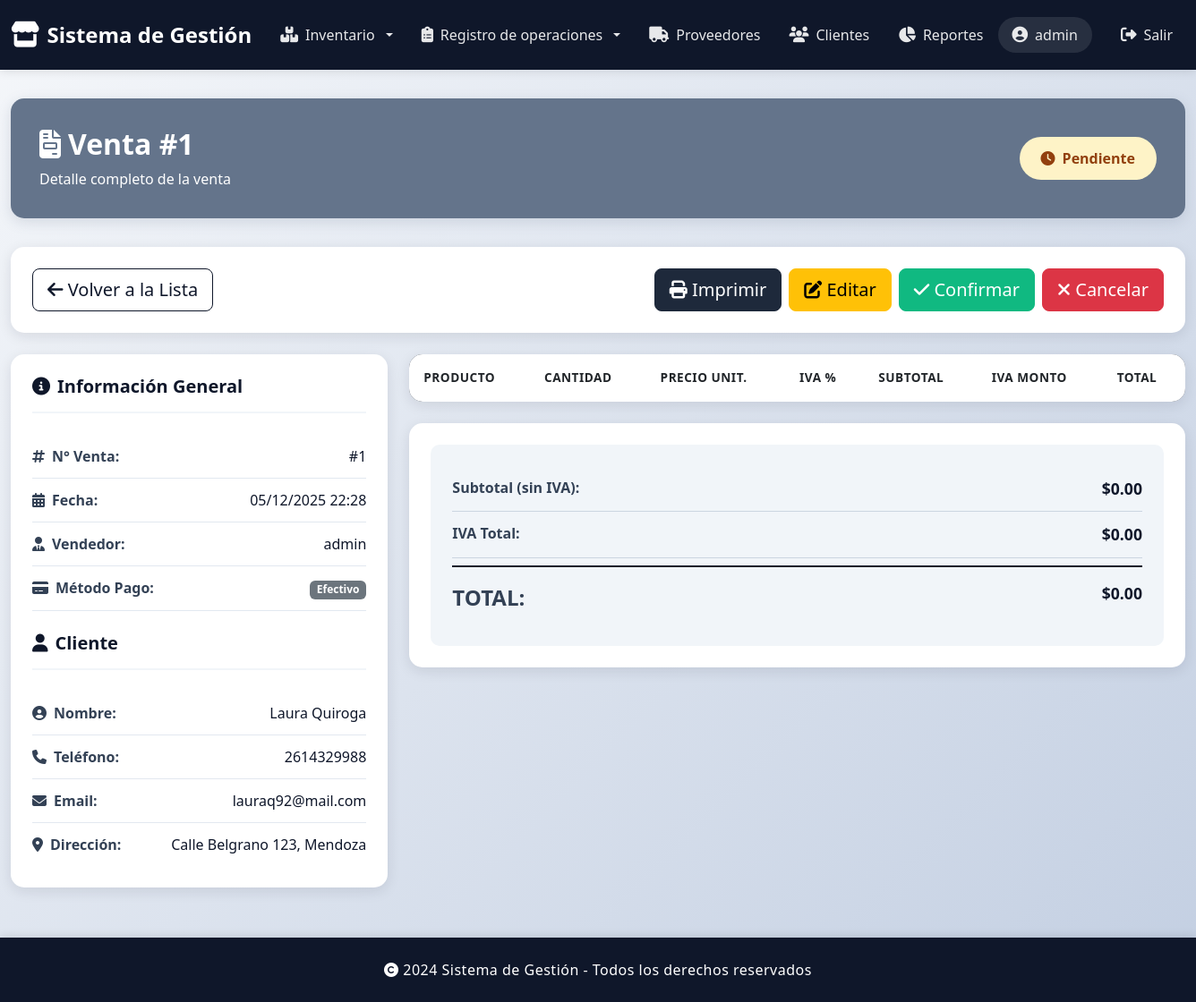
/ventas/detalle/1/ (signed in), run on an earlier commit of the app's database.
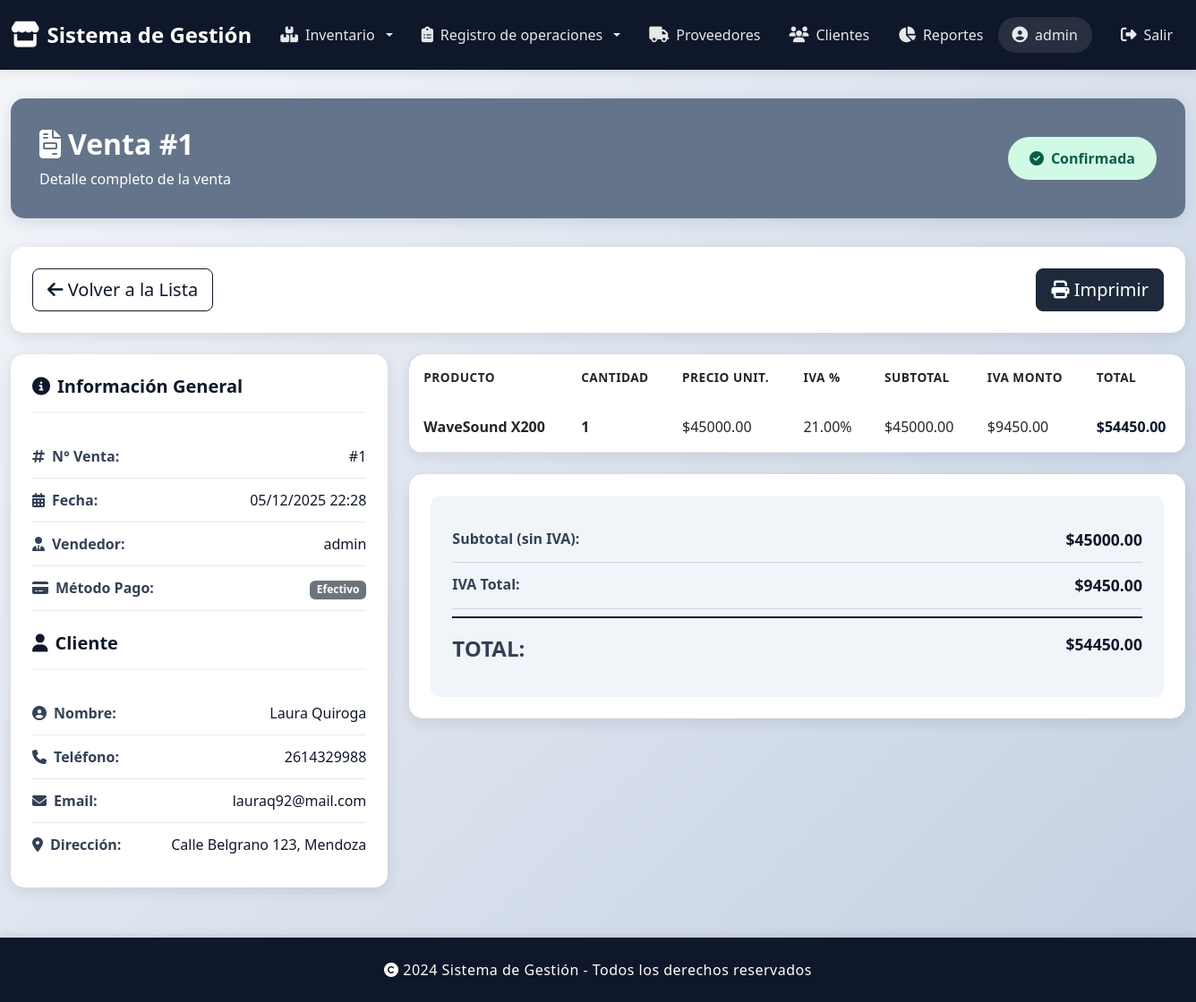
And on a later commit of the database.
### gestionVentas/models.py (models this page shows, shortened)
class Venta(models.Model):
    METODO_PAGO_CHOICES = [
        ('EFECTIVO', 'Efectivo'),
        ('TARJETA', 'Tarjeta'),
        ('TRANSFERENCIA', 'Transferencia'),
        ('MERCADOPAGO', 'MercadoPago'),
    ]
    ESTADO_PENDIENTE = 'PENDIENTE'
    ESTADO_CONFIRMADA = 'CONFIRMADA'
    ESTADO_CANCELADA = 'CANCELADA'
    ESTADOS_CHOICES = [
        (ESTADO_PENDIENTE, 'Pendiente'),
        (ESTADO_CONFIRMADA, 'Confirmada'),
        (ESTADO_CANCELADA, 'Cancelada'),
    ]
    idVenta = models.AutoField(primary_key=True)
    cliente = models.ForeignKey(Cliente, on_delete=models.PROTECT, related_name='ventas')
    usuario = models.ForeignKey(Usuario, on_delete=models.PROTECT, related_name='ventas_realizadas')
    fecha_venta = models.DateTimeField(auto_now_add=True)
    metodo_pago = models.CharField(max_length=20, choices=METODO_PAGO_CHOICES, default='EFECTIVO')
    total = models.DecimalField(max_digits=12, decimal_places=2, default=Decimal('0.00'))
    total_con_iva = models.DecimalField(max_digits=12, decimal_places=2, default=Decimal('0.00'))
    iva_total = models.DecimalField(max_digits=12, decimal_places=2, default=Decimal('0.00'))
    estado = models.CharField(max_length=15, choices=ESTADOS_CHOICES, default=ESTADO_PENDIENTE)
    observaciones = models.TextField(null=True, max_length=200, blank=True)
    class Meta:
        verbose_name = 'Venta'
        verbose_name_plural = 'Ventas'
        ordering = ['-fecha_venta']

class DetalleVenta(models.Model):
    idDetalleVenta = models.AutoField(primary_key=True)
    venta = models.ForeignKey(Venta, on_delete=models.CASCADE, related_name='detalles')
    producto = models.ForeignKey(Productos, on_delete=models.PROTECT, related_name='detalles_venta')
    cantidad = models.IntegerField(default=1)
    precio_unitario = models.DecimalField(max_digits=12, decimal_places=2)
    iva_porcentaje = models.DecimalField(max_digits=6, decimal_places=2, default=Decimal('0.00'))
    iva_monto = models.DecimalField(max_digits=12, decimal_places=2, default=Decimal('0.00'))
    subtotal_con_iva = models.DecimalField(max_digits=12, decimal_places=2, default=Decimal('0.00'))
    observacion = models.TextField(max_length=100, null=True, blank=True)
    class Meta:
        verbose_name = 'Detalle de venta'
        verbose_name_plural = 'Detalles de venta'
    @property
    def subtotal(self):
        if not self.cantidad or not self.precio_unitario:
            return Decimal('0.00')
        return (Decimal(self.cantidad) * Decimal(self.precio_unitario))

### gestionUsuarios/models.py (models this page shows, shortened)
class Usuario(models.Model):
    user = models.OneToOneField(User, on_delete=models.CASCADE)  # ← AGRÉGALO
    rol = models.ForeignKey(Rol, on_delete=models.SET_NULL, null=True, related_name='usuarios')
    fecha_registro = models.DateTimeField(auto_now_add=True)
    activo = models.BooleanField(default=True)

### gestionClientes/models.py (models this page shows, shortened)
class Cliente(models.Model):
    idCliente = models.AutoField(primary_key=True)
    nombre = models.CharField(max_length=100)
    apellido = models.CharField(max_length=100)
    dni = models.CharField(max_length=20, unique=True)
    email = models.EmailField(blank=True)
    telefono = models.CharField(max_length=20, blank=True)
    direccion = models.CharField(max_length=200, blank=True)
    fecha_registro = models.DateTimeField(auto_now_add=True)
    activo = models.BooleanField(default=True)
    class Meta:
        verbose_name = 'Cliente'
        verbose_name_plural = 'Clientes'
    def nombre_completo(self):
        return f"{self.nombre} {self.apellido}"

### gestionProductos/models.py (models this page shows, shortened)
class Productos(models.Model):
    IVA_21 = 21.00
    IVA_105 = 10.50
    IVA_27 = 27.00
    IVA_0 = 0.00
    OPCIONES_IVA = [
        (IVA_21, "21%"),
        (IVA_105, "10.5%"),
        (IVA_27, "27%"),
        (IVA_0, "Exento (0%)"),
    ]
    idProducto = models.AutoField(primary_key=True)
    codProducto = models.CharField(max_length=10)
    nombre = models.CharField(max_length=150)
    descripcion = models.TextField()
    imgUrl = models.CharField(max_length=500, default='')
    precioUnitario = models.DecimalField(max_digits=18, decimal_places=2)
    idMarca = models.ForeignKey(Marca, on_delete=models.DO_NOTHING, related_name='Marca')
    idCategoria = models.ForeignKey(Categoria, on_delete=models.DO_NOTHING, related_name='Categoria')
    stock = models.IntegerField(default=0)
    activo = models.BooleanField(default=True)
    iva = models.DecimalField(
        max_digits=4,
        decimal_places=2,
        choices=OPCIONES_IVA,
        default=IVA_21
    )
    fecha_creacion = models.DateTimeField(auto_now_add=True)
    fecha_actualizacion = models.DateTimeField(auto_now=True)
    class Meta:
        verbose_name = 'Producto'
        verbose_name_plural = 'Productos'

### gestionVentas/views.py (the view)
# urls.py: path('detalle/<int:id>/', views.ventas_detalle, name='ventas_detalle'),
@login_required
def ventas_detalle(request, id):
    venta = get_object_or_404(
        Venta.objects.select_related('cliente', 'usuario'),
        idVenta=id
    )
    detalles = venta.detalles.select_related('producto').all()
    context = {
        'venta': venta,
        'detalles': detalles,
    }
    return render(request, 'ventas_detalle.html', context)

### gestionVentas/templates/ventas_detalle.html (shortened to what the changed rows need)
{% extends 'base.html' %}
{% block content %}
<div class="container-fluid detalle-container">
    <div class="page-header">
        <div class="d-flex justify-content-between align-items-center flex-wrap">
            <div>
                <h2>
                    <i class="fas fa-file-invoice"></i>
                    Venta #{{ venta.idVenta }}
                </h2>
                <p class="mb-0 mt-2">Detalle completo de la venta</p>
            </div>
            <div class="d-flex align-items-center gap-3">
                <span class="badge-estado-grande
                    {% if venta.estado == 'PENDIENTE' %}badge-pendiente
                    {% elif venta.estado == 'CONFIRMADA' %}badge-confirmada
                    {% else %}badge-cancelada{% endif %}">
                    {% if venta.estado == 'PENDIENTE' %}
                        <i class="fas fa-clock"></i> Pendiente
                    {% elif venta.estado == 'CONFIRMADA' %}
                        <i class="fas fa-check-circle"></i> Confirmada
                    {% else %}
                        <i class="fas fa-times-circle"></i> Cancelada
                    {% endif %}
                </span>
            </div>
        </div>
    </div>
    <div class="acciones-card mb-4 no-print">
        <div class="d-flex justify-content-between flex-wrap gap-2">
            <div class="d-flex gap-2">
                <button onclick="window.print()" class="btn btn-slate-secondary btn-lg">
                    <i class="fas fa-print"></i> Imprimir
                </button>
                {% if venta.estado == 'PENDIENTE' %}
                <a href="{% url 'ventas_editar' venta.idVenta %}" class="btn btn-warning btn-lg">
                    <i class="fas fa-edit"></i> Editar
                </a>
                <button type="button" class="btn btn-slate-success btn-lg"
                        data-bs-toggle="modal" data-bs-target="#modalConfirmar">
                    <i class="fas fa-check"></i> Confirmar
                </button>
                <button type="button" class="btn btn-danger btn-lg"
                        data-bs-toggle="modal" data-bs-target="#modalCancelar">
                    <i class="fas fa-times"></i> Cancelar
                </button>
                {% endif %}
            </div>
        </div>
    </div>
    <div class="row">
        <div class="col-lg-4 mb-4">
            <div class="info-card">
                <div class="info-row">
                    <span class="info-label">
                        <i class="fas fa-hashtag"></i> N° Venta:
                    </span>
                    <span class="info-value">#{{ venta.idVenta }}</span>
                </div>
                <div class="info-row">
                    <span class="info-label">
                        <i class="fas fa-calendar-alt"></i> Fecha:
                    </span>
                    <span class="info-value">{{ venta.fecha_venta|date:"d/m/Y H:i" }}</span>
                </div>
                <div class="info-row">
                    <span class="info-label">
                        <i class="fas fa-user-tie"></i> Vendedor:
                    </span>
                    <span class="info-value">{{ venta.usuario.user.username }}</span>
                </div>
                <div class="info-row">
                    <span class="info-value">
                        <span class="badge bg-secondary">{{ venta.get_metodo_pago_display }}</span>
                    </span>
                </div>
                <div class="info-row">
                    <span class="info-label">
                        <i class="fas fa-user-circle"></i> Nombre:
                    </span>
                    <span class="info-value">{{ venta.cliente.nombre_completo }}</span>
                </div>
                {% if venta.cliente.telefono %}
                <div class="info-row">
                    <span class="info-label">
                        <i class="fas fa-phone"></i> Teléfono:
                    </span>
                    <span class="info-value">{{ venta.cliente.telefono }}</span>
                </div>
                {% endif %}
                {% if venta.cliente.email %}
                <div class="info-row">
                    <span class="info-label">
                        <i class="fas fa-envelope"></i> Email:
                    </span>
                    <span class="info-value">{{ venta.cliente.email }}</span>
                </div>
                {% endif %}
                {% if venta.cliente.direccion %}
                <div class="info-row">
                    <span class="info-label">
                        <i class="fas fa-map-marker-alt"></i> Dirección:
                    </span>
                    <span class="info-value">{{ venta.cliente.direccion }}</span>
                </div>
                {% endif %}
            </div>
        </div>
        <div class="col-lg-8">
            <div class="tabla-detalle mb-4">
                <table class="table">
                    <thead>
                        <tr>
                            <th>Producto</th>
                            <th>Cantidad</th>
                            <th>Precio Unit.</th>
                            <th>IVA %</th>
                            <th>Subtotal</th>
                            <th>IVA Monto</th>
                            <th>Total</th>
                        </tr>
                    </thead>
                    <tbody>
                        {% for detalle in detalles %}
                        <tr>
                            <td>
                                <strong>{{ detalle.producto.nombre }}</strong>
                            </td>
                            <td><strong>{{ detalle.cantidad }}</strong></td>
                            <td>${{ detalle.precio_unitario|floatformat:2 }}</td>
                            <td>{{ detalle.iva_porcentaje|floatformat:2 }}%</td>
                            <td>${{ detalle.subtotal|floatformat:2 }}</td>
                            <td>${{ detalle.iva_monto|floatformat:2 }}</td>
                            <td><strong class="text-slate-primary">${{ detalle.subtotal_con_iva|floatformat:2 }}</strong></td>
                        </tr>
                        {% endfor %}
                    </tbody>
                </table>
            </div>
            <div class="totales-card">
                <div class="totales-section">
                    <div class="total-row">
                        <span class="total-label">Subtotal (sin IVA):</span>
                        <span class="total-value">${{ venta.total|floatformat:2 }}</span>
                    </div>
                    <div class="total-row">
                        <span class="total-label">IVA Total:</span>
                        <span class="total-value">${{ venta.iva_total|floatformat:2 }}</span>
                    </div>
                    <div class="total-row">
                        <span class="total-label">TOTAL:</span>
                        <span class="total-value">${{ venta.total_con_iva|floatformat:2 }}</span>
                    </div>
                </div>
            </div>
        </div>
    </div>
</div>
{% endblock %}

What changed in the data, as far as the page shows it:
changed Venta "Efectivo": estado "PENDIENTE" → "CONFIRMADA" (drawn); total "0.00" → "45000.00"; iva_total "0.00" → "9450.00"; total_con_iva "0.00" → "54450.00"
added DetalleVenta: producto.nombre "WaveSound X200", cantidad "1", precio_unitario "45000.00", iva_porcentaje "21.00", subtotal "45000.00", iva_monto "9450.00", subtotal_con_iva "54450.00"
Also different on the page:
text no longer shown: "Pendiente Editar Confirmar Cancelar"
text now shown: "Confirmada"
